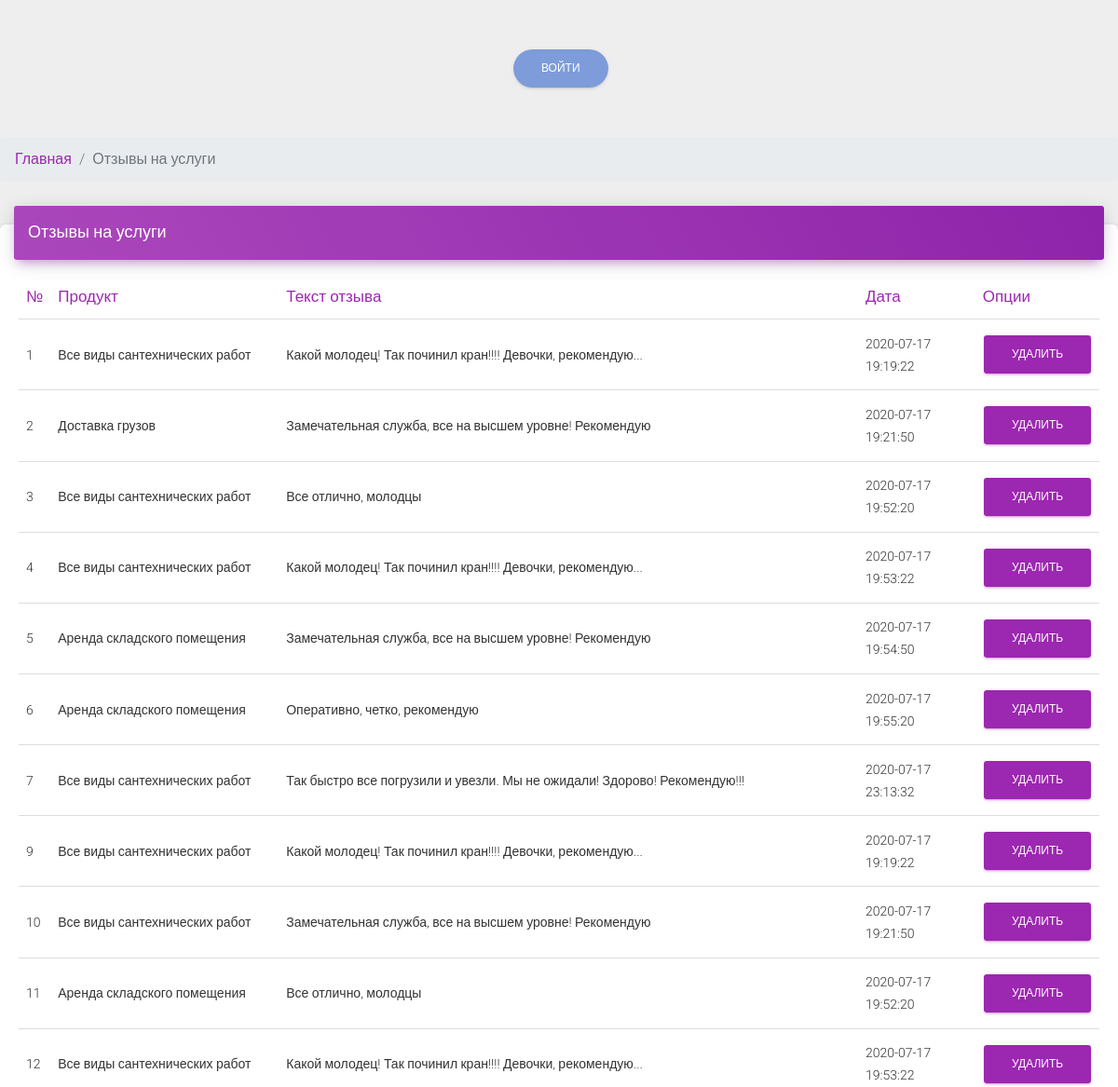
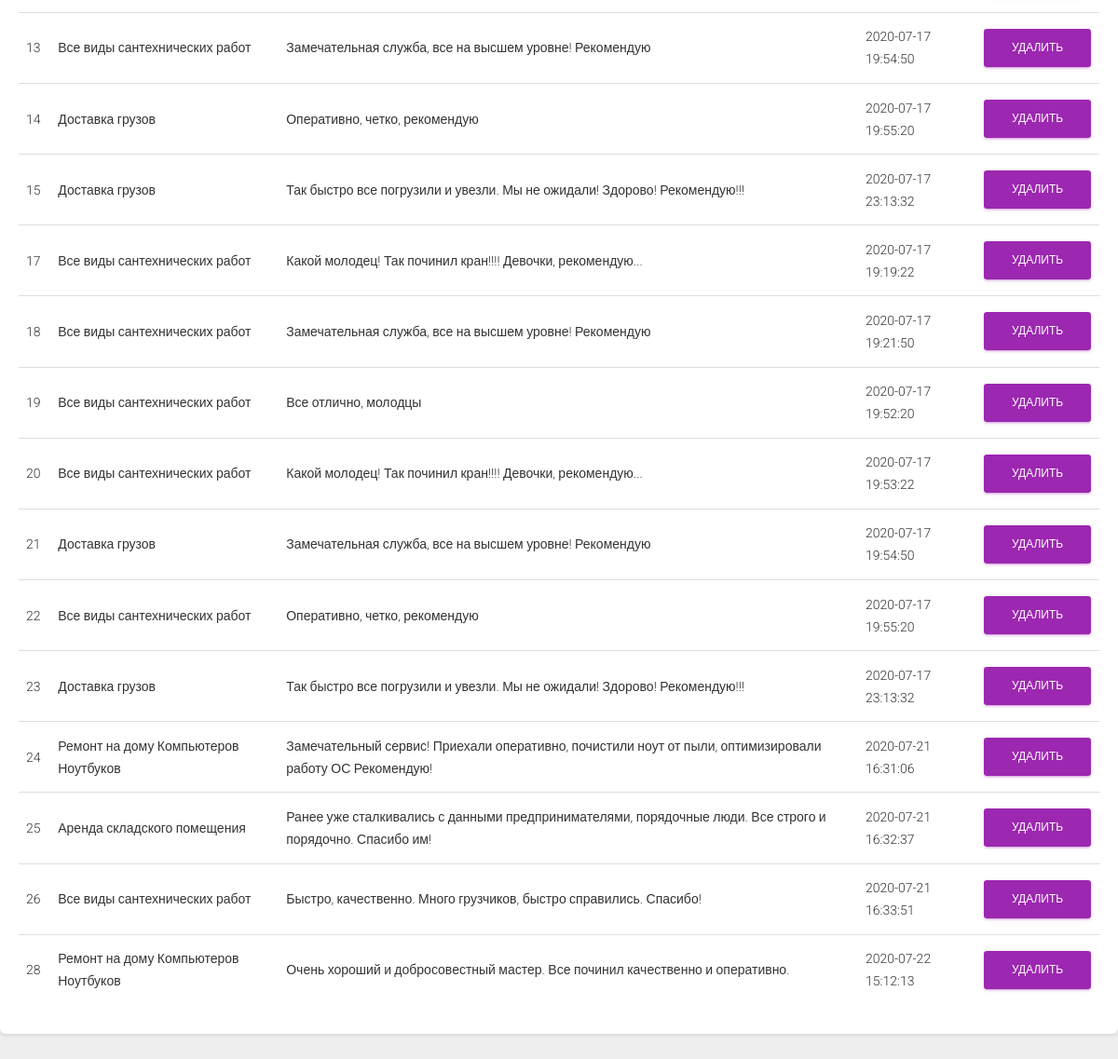
Page /admin/review_serv.php on the committed database (2 pictures, top to bottom).
### tables this page shows
CREATE TABLE `review` (
  `id` int(11) NOT NULL,
  `modificator` int(11) NOT NULL,
  `unit_id` int(11) NOT NULL,
  `user_id` int(11) NOT NULL,
  `date_time` varchar(50) NOT NULL,
  `reviewText` text NOT NULL
);

CREATE TABLE `serv_orders` (
  `id` int(11) NOT NULL,
  `id_request` int(11) NOT NULL,
  `user_b_id` varchar(255) NOT NULL DEFAULT '0',
  `cat_id` varchar(255) NOT NULL,
  `title` varchar(255) NOT NULL,
  `description` varchar(255) NOT NULL,
  `content` varchar(500) NOT NULL,
  `phone` varchar(50) NOT NULL,
  `addr_town` varchar(255) NOT NULL,
  `addr_street` varchar(255) NOT NULL,
  `addr_house` varchar(255) NOT NULL,
  `addr_flat` varchar(50) NOT NULL,
  `image` varchar(255) NOT NULL,
  `status` varchar(10) NOT NULL DEFAULT 'Добавлено'
);

### admin/review_serv.php (the view, shortened to what this page needs)
<?php
include $_SERVER["DOCUMENT_ROOT"] . "/configs/db.php";
include $_SERVER["DOCUMENT_ROOT"] . "/admin/parts/header.php";
?>
<nav aria-label="breadcrumb">
  <ol class="breadcrumb">
    <li class="breadcrumb-item"><a href="/admin">Главная</a></li>
    <li class="breadcrumb-item active" aria-current="page">Отзывы на услуги</li>
  </ol>
</nav>
<div class="row">
  <div class="col-md-12">
    <div class="card">
      <div class="card-header card-header-primary">
        <h4 class="card-title ">
          Отзывы на услуги
        </h4>
      </div>
      <div class="card-body">
        <div class="table-responsive">
          <table class="table">
            <thead class=" text-primary">
              <th>№</th>
              <th>Продукт</th>
              <th>Текст отзыва</th>
              <th>Дата</th>
              <th>Опции</th>
            </thead>
            <tbody>
                <?php
                $sql = "SELECT * FROM review";
                $result = $conn->query($sql);
                while ($row = mysqli_fetch_assoc($result)) {
                ?>
                <tr>
                    <td><?php echo $row["id"] ?></td>
                    <td><?php
                      $sql1 = "SELECT * FROM serv_orders WHERE `id` =" . $row["unit_id"];
                      $result1 = $conn->query($sql1);
                      $product = mysqli_fetch_assoc($result1);
                      echo $product["title"]; ?>
                    </td>
                    <td><?php echo $row["reviewText"] ?></td>
                    <td><?php echo $row["date_time"] ?></td>
                    <td><a href="modules/review_serv/delete.php?id=<?php echo $row["id"] ?>"class="btn btn-primary">Удалить</a></td>
                </tr>
              <?php
              }
              ?>
            </tbody>
          </table>
        </div>
      </div>
    </div>
  </div>
</div>
<?php
include $_SERVER["DOCUMENT_ROOT"] . "/admin/parts/footer.php";
?>

### rows in the picture
review: id "1", serv_orders.title "Все виды сантехнических работ", reviewText "Какой молодец! Так починил кран!!!! Девочки, рекомендую...", date_time "2020-07-17 19:19:22"
review: id "2", serv_orders.title "Доставка грузов", reviewText "Замечательная служба, все на высшем уровне! Рекомендую", date_time "2020-07-17 19:21:50"
review: id "3", serv_orders.title "Все виды сантехнических работ", reviewText "Все отлично, молодцы", date_time "2020-07-17 19:52:20"
review: id "4", serv_orders.title "Все виды сантехнических работ", reviewText "Какой молодец! Так починил кран!!!! Девочки, рекомендую...", date_time "2020-07-17 19:53:22"
review: id "5", serv_orders.title "Аренда складского помещения", reviewText "Замечательная служба, все на высшем уровне! Рекомендую", date_time "2020-07-17 19:54:50"
review: id "6", serv_orders.title "Аренда складского помещения", reviewText "Оперативно, четко, рекомендую", date_time "2020-07-17 19:55:20"
review: id "7", serv_orders.title "Все виды сантехнических работ", reviewText "Так быстро все погрузили и увезли. Мы не ожидали! Здорово! Рекомендую!!!", date_time "2020-07-17 23:13:32"
review: id "9", serv_orders.title "Все виды сантехнических работ", reviewText "Какой молодец! Так починил кран!!!! Девочки, рекомендую...", date_time "2020-07-17 19:19:22"
review: id "10", serv_orders.title "Все виды сантехнических работ", reviewText "Замечательная служба, все на высшем уровне! Рекомендую", date_time "2020-07-17 19:21:50"
review: id "11", serv_orders.title "Аренда складского помещения", reviewText "Все отлично, молодцы", date_time "2020-07-17 19:52:20"
review: id "12", serv_orders.title "Все виды сантехнических работ", reviewText "Какой молодец! Так починил кран!!!! Девочки, рекомендую...", date_time "2020-07-17 19:53:22"
review: id "13", serv_orders.title "Все виды сантехнических работ", reviewText "Замечательная служба, все на высшем уровне! Рекомендую", date_time "2020-07-17 19:54:50"
review: id "14", serv_orders.title "Доставка грузов", reviewText "Оперативно, четко, рекомендую", date_time "2020-07-17 19:55:20"
review: id "15", serv_orders.title "Доставка грузов", reviewText "Так быстро все погрузили и увезли. Мы не ожидали! Здорово! Рекомендую!!!", date_time "2020-07-17 23:13:32"
review: id "17", serv_orders.title "Все виды сантехнических работ", reviewText "Какой молодец! Так починил кран!!!! Девочки, рекомендую...", date_time "2020-07-17 19:19:22"
review: id "18", serv_orders.title "Все виды сантехнических работ", reviewText "Замечательная служба, все на высшем уровне! Рекомендую", date_time "2020-07-17 19:21:50"
review: id "19", serv_orders.title "Все виды сантехнических работ", reviewText "Все отлично, молодцы", date_time "2020-07-17 19:52:20"
review: id "20", serv_orders.title "Все виды сантехнических работ", reviewText "Какой молодец! Так починил кран!!!! Девочки, рекомендую...", date_time "2020-07-17 19:53:22"
review: id "21", serv_orders.title "Доставка грузов", reviewText "Замечательная служба, все на высшем уровне! Рекомендую", date_time "2020-07-17 19:54:50"
review: id "22", serv_orders.title "Все виды сантехнических работ", reviewText "Оперативно, четко, рекомендую", date_time "2020-07-17 19:55:20"
review: id "23", serv_orders.title "Доставка грузов", reviewText "Так быстро все погрузили и увезли. Мы не ожидали! Здорово! Рекомендую!!!", date_time "2020-07-17 23:13:32"
review: id "24", serv_orders.title "Ремонт на дому Компьютеров Ноутбуков", reviewText "Замечательный сервис! Приехали оперативно, почистили ноут от пыли, оптимизировали работу ОС Рекомендую!", date_time "2020-07-21 16:31:06"
review: id "25", serv_orders.title "Аренда складского помещения", reviewText "Ранее уже сталкивались с данными предпринимателями, порядочные люди. Все строго и порядочно. Спасибо им!", date_time "2020-07-21 16:32:37"
review: id "26", serv_orders.title "Все виды сантехнических работ", reviewText "Быстро, качественно. Много грузчиков, быстро справились. Спасибо!", date_time "2020-07-21 16:33:51"
review: id "28", serv_orders.title "Ремонт на дому Компьютеров Ноутбуков", reviewText "Очень хороший и добросовестный мастер. Все починил качественно и оперативно.", date_time "2020-07-22 15:12:13"
